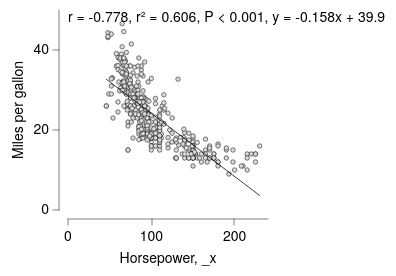

Source (Vega-Lite JSON):
### Vega-Lite specification from a JSON file in a GitHub repository (floating-point values rounded to 4 significant figures; data arrays with more than 128 entries replaced by an {"elided": "..."} marker saying what was removed)
{"background": null, "config": {"arc": {"fill": "#DBDBDB", "fillOpacity": 1.0, "innerRadius": 25.0, "padAngle": 0.03, "stroke": "black", "strokeOpacity": 1, "strokeWidth": 0.25}, "area": {"fill": "#DBDBDB", "fillOpacity": 1.0, "stroke": "black", "strokeOpacity": 1, "strokeWidth": 0.25}, "axis": {"domain": true, "domainCap": "round", "domainColor": "black", "domainWidth": 0.25, "grid": false, "gridCap": "round", "gridColor": "#F1F1F1", "gridDash": [0, 0], "gridOpacity": 1.0, "gridWidth": 0.25, "labelColor": "black", "labelFont": "HelveticaNeue", "labelFontSize": 7, "labelFontStyle": "normal", "labelFontWeight": 400, "offset": 4.5, "ticks": true, "tickCap": "round", "tickColor": "black", "tickSize": 3, "tickWidth": 0.25, "titleColor": "black", "titleFont": "HelveticaNeue", "titleFontSize": 7, "titleFontStyle": "normal", "titleFontWeight": 400}, "axisX": {"domain": true, "labelAlign": "center", "labelAngle": 0, "labels": true, "ticks": true, "translate": 0}, "axisY": {"domain": true, "labelAlign": "right", "labelAngle": 0, "labels": true, "ticks": true, "translate": 0}, "axisRight": {"domain": true, "labelAlign": "left", "labelAngle": 0, "labels": true, "ticks": true, "translate": 0}, "axisTop": {"domain": true, "labelAlign": "center", "labelAngle": 0, "labels": true, "ticks": true, "translate": 0}, "bar": {"fill": "#DBDBDB", "fillOpacity": 1.0, "stroke": "black", "strokeOpacity": 1, "strokeWidth": 0.25}, "boxplot": {"size": 9.0, "ticks": {"cornerRadius": 0.25, "fill": "black", "size": 4.5, "thickness": 0.25}, "box": {"fillOpacity": 1.0, "stroke": "black", "strokeOpacity": 1, "strokeWidth": 0.25}, "median": {"fill": "black", "fillOpacity": 1.0, "size": 9.0, "thickness": 0.25}, "rule": {"fill": "black", "fillOpacity": 1.0, "size": 10.0, "stroke": "black", "strokeDash": [0, 0], "strokeOpacity": 1, "strokeWidth": 0.25}, "outliers": {"color": "black", "fill": "black", "fillOpacity": 1.0, "size": 0, "stroke": "black", "strokeOpacity": 1, "strokeWidth": 0.25}}, "circle": {"fill": "black", "fillOpacity": 1.0, "size": 0.5, "stroke": "black", "strokeOpacity": 1, "strokeWidth": 0.25}, "errorband": {"band": {"fillOpacity": 0.6, "stroke": null, "strokeWidth": 0.25, "strokeOpacity": 1}, "borders": {"opacity": 0, "strokeOpacity": 0.25, "strokeWidth": 1}}, "errorbar": {"opacity": 1, "rule": {"strokeDash": [0, 0], "strokeWidth": 0.5}, "ticks": {"color": "black", "cornerRadius": 0.25, "opacity": 1, "size": 6.0, "thickness": 0.5}, "thickness": 0.5}, "font": "HelveticaNeue", "geoshape": {"fill": "#DBDBDB", "fillOpacity": 1.0, "stroke": "black", "strokeOpacity": 1, "strokeWidth": 0.25}, "header": {"labelColor": "black", "labelFont": "HelveticaNeue", "labelFontSize": 7, "labelFontStyle": "normal", "labelFontWeight": 400, "titleColor": "black", "titleFont": "HelveticaNeue", "titleFontSize": 7, "titleFontStyle": "normal", "titleFontWeight": 400, "titlePadding": 0}, "legend": {"disable": false, "offset": 4.5, "gradientLength": 50.0, "gradientThickness": 5.0, "gradientOpacity": 1.0, "gradientStrokeColor": "black", "gradientStrokeWidth": 0.25, "labelColor": "black", "labelFont": "HelveticaNeue", "labelFontSize": 7, "labelFontStyle": "normal", "labelFontWeight": 400, "strokeColor": "black", "strokeWidth": 0, "symbolSize": 42, "symbolStrokeColor": "black", "symbolStrokeWidth": 0.25, "titleColor": "black", "titleFont": "HelveticaNeue", "titleFontSize": 7, "titleFontStyle": "normal", "titleFontWeight": 400}, "line": {"color": "black", "stroke": "black", "strokeCap": "round", "strokeDash": [0, 0], "strokeOpacity": 1, "strokeWidth": 0.375}, "point": {"filled": true, "fill": "#DBDBDB", "fillOpacity": 1.0, "size": 5.0, "stroke": "black", "strokeOpacity": 1, "strokeWidth": 0.25}, "range": {"category": ["#C6D9F1", "#F1C9CB", "#FEF0B9", "#CEE37A", "#7AA8E0", "#E589A3", "#FDDD5D", "#68B961", "#4177B1", "#C35082", "#E5C227", "#438156"], "diverging": {"scheme": ["#C35082", "#CE6D94", "#D989A7", "#E2A4BA", "#EABFCE", "#F1DBE2", "#F6F6F6", "#D7E0EB", "#B9CBE0", "#9BB6D5", "#7DA1C9", "#5F8CBD", "#4177B1"]}, "heatmap": {"scheme": ["#DFE9F7", "#C6D9F1", "#ADC8EC", "#94B8E6", "#7AA8E0", "#6097DA", "#4D87CA", "#4177B1", "#386898", "#2F597F", "#264A69", "#1D3A58"]}, "ordinal": {"scheme": ["#F1F1F1", "#DBDBDB", "#C6C6C6", "#B2B2B2", "#9D9D9D", "#898989", "#767676", "#636363", "#515151", "#404040", "#2F2F2F", "#1F1F1F"]}, "ramp": {"scheme": ["#DFE9F7", "#C6D9F1", "#ADC8EC", "#94B8E6", "#7AA8E0", "#6097DA", "#4D87CA", "#4177B1", "#386898", "#2F597F", "#264A69", "#1D3A58"]}}, "rule": {"color": "black", "stroke": "black", "strokeCap": "round", "strokeDash": [2, 2], "strokeOpacity": 1, "strokeWidth": 0.25}, "scale": {"bandPaddingInner": 0.1, "bandPaddingOuter": 0.1, "round": false}, "rect": {"fill": "#DBDBDB", "fillOpacity": 1.0, "stroke": "black", "strokeOpacity": 1, "strokeWidth": 0.25}, "square": {"fill": "#DBDBDB", "fillOpacity": 1.0, "size": 10.0, "stroke": "black", "strokeOpacity": 1, "strokeWidth": 0.25}, "text": {"color": "black", "font": "HelveticaNeue", "fontSize": 7, "fontStyle": "normal", "fontWeight": 400}, "title": {"anchor": "middle", "frame": "group", "color": "black", "font": "HelveticaNeue", "fontSize": 7, "fontStyle": "normal", "fontWeight": 400, "subtitleColor": "black", "subtitleFont": "HelveticaNeue", "subtitleFontSize": "HelveticaNeue", "subtitleFontStyle": "normal", "subtitleFontWeight": 400}, "view": {"continuousWidth": 100, "continuousHeight": 100, "discreteWidth": 100, "discreteHeight": 100, "fill": null, "stroke": null, "strokeWidth": 0.25}}, "layer": [{"data": {"name": "data-7285c4e2e195e5a75737a34913199f5f"}, "mark": {"type": "point"}, "encoding": {"x": {"field": "Horsepower", "type": "quantitative"}, "y": {"field": "Miles_per_Gallon", "title": "Miles per gallon", "type": "quantitative"}}}, {"layer": [{"data": {"name": "data-df741ee6b6ba68aef8587f34d8c5cd59"}, "mark": {"type": "line"}, "encoding": {"x": {"field": "_x", "type": "quantitative"}, "y": {"field": "_y", "type": "quantitative"}}}, {"data": {"name": "data-6ea76441c407861ed382829e2a61d874"}, "mark": {"type": "text", "align": "left", "angle": 0, "baseline": "top", "dx": 0, "dy": 0, "fontSize": 7, "opacity": 1.0}, "encoding": {"text": {"field": "__text", "type": "nominal"}, "x": {"value": 0}, "y": {"value": 0}}}], "name": "__dysonsphere_289b330e0455c514_13"}], "$schema": "https://vega.github.io/schema/vega-lite/v6.4.1.json", "datasets": {"data-7285c4e2e195e5a75737a34913199f5f": {"elided": "392 records"}, "data-df741ee6b6ba68aef8587f34d8c5cd59": [{"_x": 46.0, "_y": 32.68, "__dysonsphere__": 1}, {"_x": 230.0, "_y": 3.632, "__dysonsphere__": 1}], "data-6ea76441c407861ed382829e2a61d874": [{"__text": "r = -0.778, r² = 0.606, P < 0.001, y = -0.158x + 39.9", "__dysonsphere__": 1}]}}
